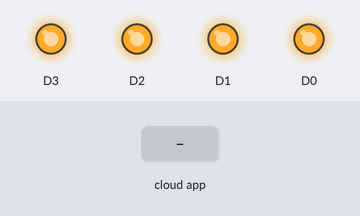
This sketch was run on a simulated ESP8266 (NodeMCU). On the bench: output pins drawn as LEDs (lit = HIGH). The inputs (shaded band) are chosen by the test bench. WiFi joins after 1.5 s; servers stay silent unless stated; EEPROM starts erased; the Firebase database answers and starts empty; what the sketch prints to the serial monitor is not drawn.

Above: at 3.3 s.
3.4 s: the phone or cloud app sets DEVICE1 to 0
At 4.4 s:
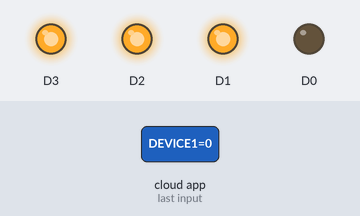
4.9 s: the phone or cloud app sets DEVICE2 to 0
At 6.6 s:
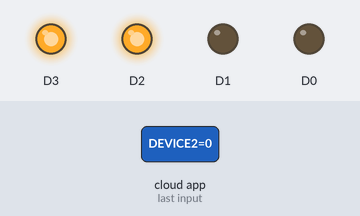
6.9 s: the phone or cloud app sets DEVICE1 to 1
At 7.6 s:
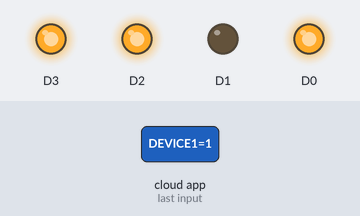
8.6 s: the phone or cloud app sets DEVICE3 to 0
At 9.7 s:
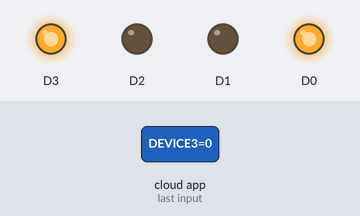
10.1 s: the phone or cloud app sets DEVICE4 to 0
At 11.3 s:
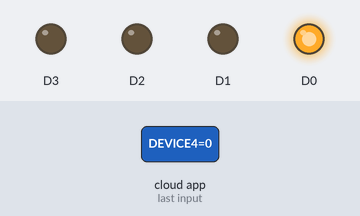
12.1 s: the phone or cloud app sets DEVICE2 to 1
At 13.4 s:
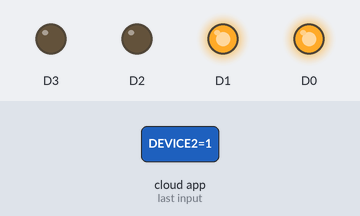
Timing chart, 0 to 14.7 s (numbered marks = the images above; inputs shaded):
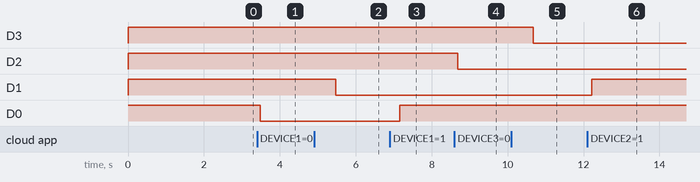

Measured:
- after the input at 3.4 s, D0: HIGH → LOW after 0.08 s
- after the input at 4.9 s, D1: HIGH → LOW after 0.57 s
- after the input at 6.9 s, D0: LOW → HIGH after 0.26 s
- after the input at 8.6 s, D2: HIGH → LOW after 0.08 s
- after the input at 10.1 s, D3: HIGH → LOW after 0.57 s
- after the input at 12.1 s, D1: LOW → HIGH after 0.11 s

The sketch:

FIREBASE_RELAY_NODEMCU.ino
```cpp
#include <FirebaseESP8266.h>
#include<ESP8266WiFi.h>
#include<EEPROM.h>
FirebaseData firebaseData;


#define FIREBASE_HOST "smart-home-automation-1883d.firebaseio.com"
#define FIREBASE_AUTH "W2rjGNgst5sBwY6cJlRu4s0YPYQ4So10hkKxiyBW"
#define WIFI_SSID "Quarantine 5G"
#define WIFI_PASSWORD "Covid-19"
String VAL1, VAL2, VAL3, VAL4;

void setup()
{
 EEPROM.begin(512);
 pinMode(D0,OUTPUT);
 pinMode(D1,OUTPUT);
 pinMode(D2,OUTPUT);
 pinMode(D3,OUTPUT);
 digitalWrite(D0,HIGH);
 digitalWrite(D1,HIGH);
 digitalWrite(D2,HIGH);
 digitalWrite(D3,HIGH);

 Serial.begin(9600);
 WiFi.begin(WIFI_SSID,WIFI_PASSWORD);
 Serial.print("connecting");
 while (WiFi.status()!=WL_CONNECTED)
 {
  Serial.print(".");
  delay(500);
 }
 Serial.print("connected:");
 Serial.println(WiFi.localIP());

 VAL1 = char(EEPROM.read(0x0F));
 VAL2 = char(EEPROM.read(0x11));
 VAL3 = char(EEPROM.read(0x13));
 VAL4 = char(EEPROM.read(0x15));

 Serial.println(VAL1);
 Serial.println(VAL2);
 Serial.println(VAL3);
 Serial.println(VAL4);

 Firebase.begin(FIREBASE_HOST,FIREBASE_AUTH);
 Firebase.setString(firebaseData,"/DEVICE1",VAL1);
 Firebase.setString(firebaseData,"/DEVICE2",VAL2);
 Firebase.setString(firebaseData,"/DEVICE3",VAL3);
 Firebase.setString(firebaseData,"/DEVICE4",VAL4);

}

void writeString(int add,String data)
{

  for(int i=0;i<data.length();i++)
  {
    EEPROM.write(add+i,data[i]);
  }
  EEPROM.commit();
}


void loop()
{
  Firebase.reconnectWiFi(true);
  Firebase.getString(firebaseData,"/DEVICE1");
  VAL1= firebaseData.stringData();
  if(VAL1=="1")
  {
    digitalWrite(D0,HIGH);
    Serial.println("Device 1 OFF");
  }
  else if (VAL1=="0")
  {
    digitalWrite(D0,LOW);
    Serial.println("Device 1 ON");
  }

  Firebase.getString(firebaseData,"/DEVICE2");
  VAL2= firebaseData.stringData();
  if(VAL2=="1")
  {
    digitalWrite(D1,HIGH);
    Serial.println("Device 2 OFF");
  }
  else if (VAL2=="0")
  {
    digitalWrite(D1,LOW);
    Serial.println("Device 2 ON");
  }

  Firebase.getString(firebaseData,"/DEVICE3");
  VAL3= firebaseData.stringData();
  if(VAL3=="1")
  {
    digitalWrite(D2,HIGH);
    Serial.println("Device 3 OFF");
  }
  else if (VAL3=="0")
  {
    digitalWrite(D2,LOW);
    Serial.println("Device 3 ON");
  }

  Firebase.getString(firebaseData,"/DEVICE4");
  VAL4= firebaseData.stringData();
  if(VAL4=="1")
  {
    digitalWrite(D3,HIGH);
    Serial.println("Device 4 OFF");
  }
  else if (VAL4=="0")
  {
    digitalWrite(D3,LOW);
    Serial.println("Device 4 ON");
  }

  writeString(0x0F,VAL1);
  writeString(0x11,VAL2);
  writeString(0x13,VAL3);
  writeString(0x15,VAL4);
}
```
